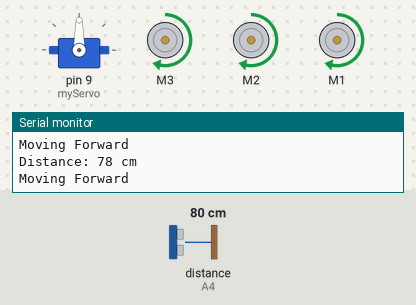
A sketch run on a simulated Arduino Uno, built with avr-gcc and run on an emulated ATmega328P. On the bench: servo, 3 × DC motor (green arrow = forward, orange = backward, longer = faster), the last lines printed to the serial monitor. Wiring (inferred from the names in the program): ultrasonic range finder: trigger A5; echo A4. Inputs (shaded band) come from the test bench; at power-on: distance to the obstacle (sensor on A4) 80 cm. The echo pulse lasts 58.3 µs per cm.

Above: at 1.2 s.
1.3 s: distance to the obstacle (sensor on A4) set to 23 cm
2.8 s: distance to the obstacle (sensor on A4) set to 20 cm
At 5.6 s:
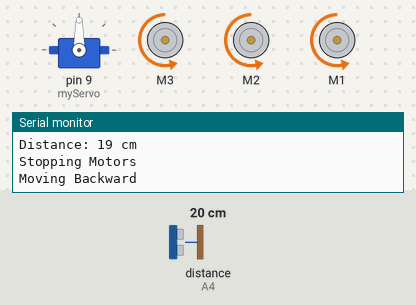
5.8 s: distance to the obstacle (sensor on A4) set to 35 cm
At 6.7 s:
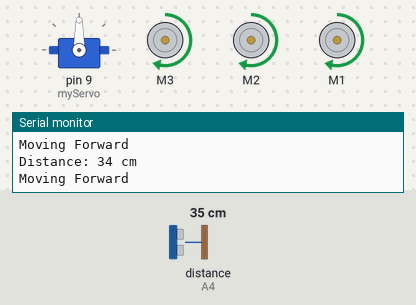
7.4 s: distance to the obstacle (sensor on A4) set to 2 cm
At 7.8 s:
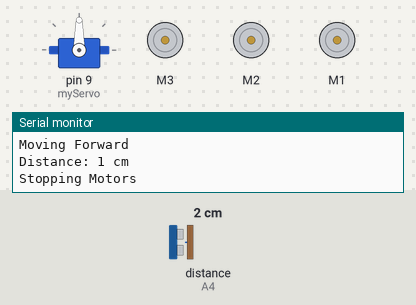
Timing chart, 0 to 11.4 s (numbered marks = the images above; inputs shaded):
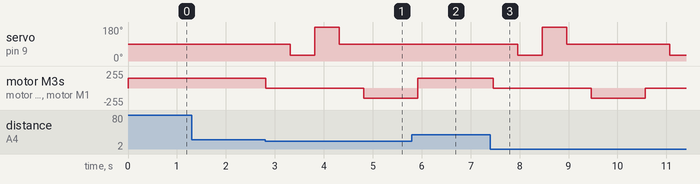

Measured:
- the behaviour switches between 22 and 21 cm on distance to the obstacle (sensor on A4) (found by bisection; images 0 and 1)
- after the input at 2.8 s, servo on pin 9 (myServo): 90° → 30° after 0.51 s, → 180° 0.50 s later, → 90° 0.50 s later; motor M3, motor M2, motor M1: forward 150/255 → stopped at once, → backward 150/255 2.0 s later
- after the input at 5.8 s, servo on pin 9 (myServo): stays 90° (without the input it goes to 30° after 0.62 s); motor M3, motor M2, motor M1: backward 150/255 → forward 150/255 after 0.12 s
- after the input at 7.4 s, servo on pin 9 (myServo): 90° → 30° after 0.56 s, → 180° 0.50 s later, → 90° 0.50 s later, → 30° 2.1 s later; motor M3, motor M2, motor M1: forward 150/255 → stopped after 0.06 s, → backward 150/255 2.0 s later, → stopped 1.1 s later

The sketch:

car_code.ino
```cpp
#include <AFMotor.h> // Library for the L293D Motor Driver Shield
#include <Servo.h>   // Library for Servo Motor

// Ultrasonic Sensor Pins
#define TRIG_PIN A5
#define ECHO_PIN A4

// Initialize Motors
AF_DCMotor leftMotor(3);  // Motor 3 (M3 on the shield)
AF_DCMotor rightMotor(2); // Motor 2 (M2 on the shield)
AF_DCMotor rightLMotor(1); // Motor 1 (M1 on the shield)
// Initialize Servo
Servo myServo;

// Distance threshold for obstacle detection
const int DISTANCE_THRESHOLD = 20; // in centimeters

void setup() {
  // Serial Monitor for Debugging
  Serial.begin(9600);

  // Ultrasonic Sensor Setup
  pinMode(TRIG_PIN, OUTPUT);
  pinMode(ECHO_PIN, INPUT);

  // Servo Initialization
  myServo.attach(9); // Servo connected to pin 9
  myServo.write(90); // Servo at initial position (facing forward)

  // Motors Initialization
  leftMotor.setSpeed(150);  // Speed range: 0-255
  rightMotor.setSpeed(150); // Speed range: 0-255
  rightLMotor.setSpeed(150);
  Serial.println("Obstacle Avoidance Robot Initialized");
}

void loop() {
  // Get distance from Ultrasonic Sensor
  int distance = getDistance();

  Serial.print("Distance: ");
  Serial.print(distance);
  Serial.println(" cm");

  if (distance > DISTANCE_THRESHOLD) {
    moveForward();
  } else {
    avoidObstacle();
  }

  delay(100);
}

// Function to measure distance using Ultrasonic Sensor
int getDistance() {
  digitalWrite(TRIG_PIN, LOW);
  delayMicroseconds(2);
  digitalWrite(TRIG_PIN, HIGH);
  delayMicroseconds(10);
  digitalWrite(TRIG_PIN, LOW);

  long duration = pulseIn(ECHO_PIN, HIGH);
  int distance = duration * 0.034 / 2; // Convert to centimeters
  return distance;
}

// Movement Functions
void moveForward() {
  Serial.println("Moving Forward");
  leftMotor.run(FORWARD);
  rightMotor.run(FORWARD);
  rightLMotor.run(FORWARD);
}

void moveBackward() {
  Serial.println("Moving Backward");
  leftMotor.run(BACKWARD);
  rightMotor.run(BACKWARD);
  rightLMotor.run(BACKWARD);
}

void turnLeft() {
  Serial.println("Turning Left");
  leftMotor.run(BACKWARD);
  rightMotor.run(FORWARD);
  rightLMotor.run(FORWARD);
}

void turnRight() {
  Serial.println("Turning Right");
  leftMotor.run(FORWARD);
  rightMotor.run(BACKWARD);
  rightLMotor.run(BACKWARD);
}

void stopMotors() {
  Serial.println("Stopping Motors");
  leftMotor.run(RELEASE);
  rightMotor.run(RELEASE);
  rightLMotor.run(RELEASE);
}

// Obstacle Avoidance Logic
void avoidObstacle() {
  stopMotors();
  delay(500);

  // Scan surroundings with the Servo
  myServo.write(30); // Look left
  delay(500);
  int distanceLeft = getDistance();

  myServo.write(180); // Look right
  delay(500);
  int distanceRight = getDistance();

  myServo.write(90); // Reset to center
  delay(500);

  // Determine the best direction
  if (distanceLeft > distanceRight && distanceLeft > DISTANCE_THRESHOLD) {
    turnLeft();
    delay(1000); // Adjust turning duration
  } else if (distanceRight > distanceLeft && distanceRight > DISTANCE_THRESHOLD) {
    turnRight();
    delay(1000); // Adjust turning duration
  } else {
    moveBackward();
    delay(1000); // Move back to create space
  }
}
```
